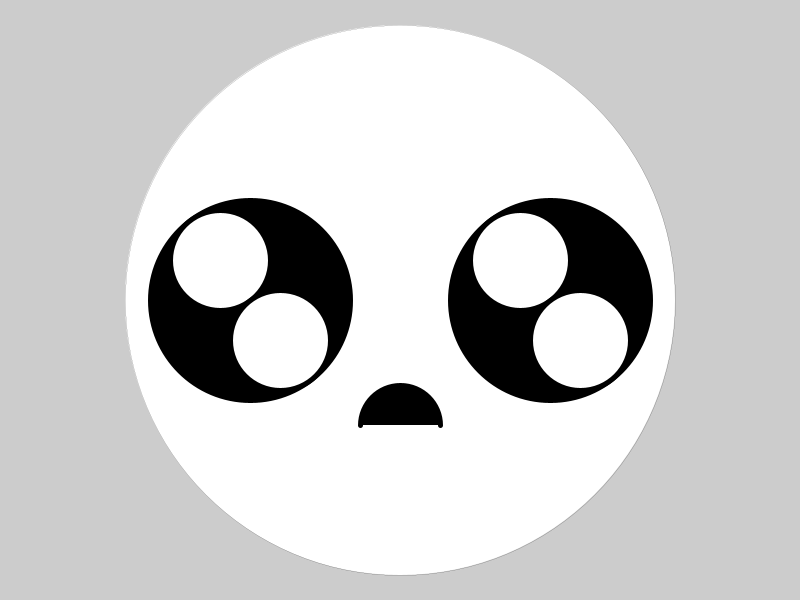
Frame 1 (no input)
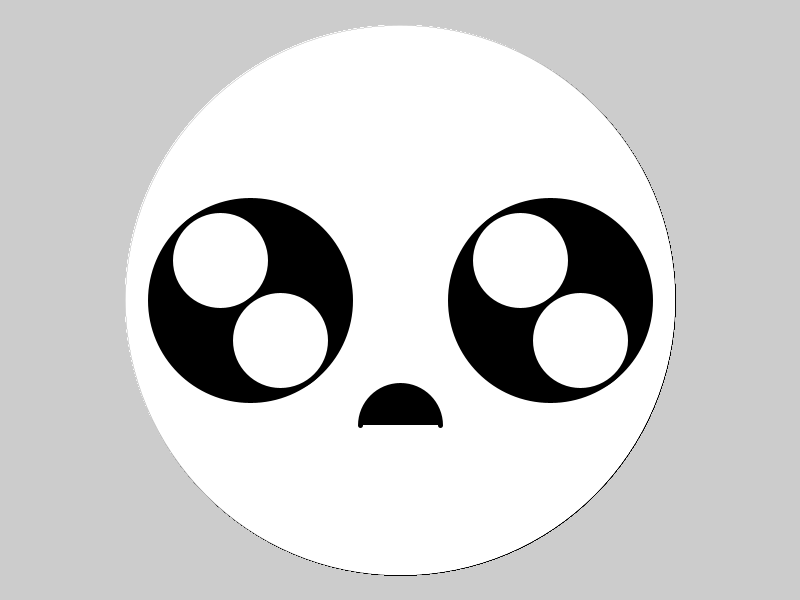
Frame 60 (the mouse pressed at the canvas centre just before this capture)
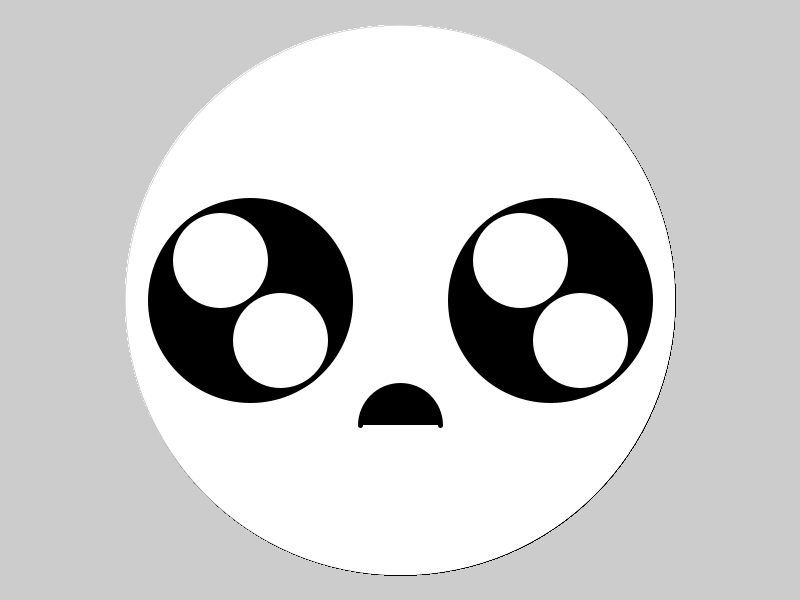
Frame 120 (the mouse held since frame 60 and released just before this capture)

The Processing sketch that drew these frames (run headless with seeded random() and noise(); from frame 60 on, the mouse is pressed at the canvas centre):

// Processing sketch: glad_eller_sur
// ── glad_eller_sur.pde
// Get a random element from an array
String[] mood = { "Happy", "Angery" };
int index = int(random(mood.length));  // Same as int(random(2))

void setup()
{
  size(800, 600);
}

void draw()
{
 //<>//
    strokeWeight(0); // typelse af pensel
  //line(0,300,800,300); // x-akse
  //line(400,0,400,600); // y-akse

  //the head

  fill(255, 255, 255); //hvid farve
  circle(400, 300, 550); //hovede

  //the face
  strokeWeight(5); //tykkelse af pensel

  fill(00); // sort farve
  circle(250, 300, 200); // sort del af øje_venstre
  circle(550, 300, 200); // sotr del af øje_højre

  fill(255, 255, 255);
  circle(220, 260, 100); //eyeshine øverst i venstre øje 
  circle(520, 260, 100); //eyeshine øverst i højre øje

  circle(280, 340, 100); //eyeshine nederst i venstre øje
  circle(580, 340, 100); //eyeshine nederst i højre øje

  fill(0); // sort farve


  if (mood[index]=="Happy"){ //<>//
    arc(400, 385, 80, 80, 0, PI); //smil

  }
  else if (mood[index]=="Angery"){
    arc(400, 425, 80, 80, PI, TWO_PI); //sur
  }
    fill(255,255,255); // hvid farve
}
